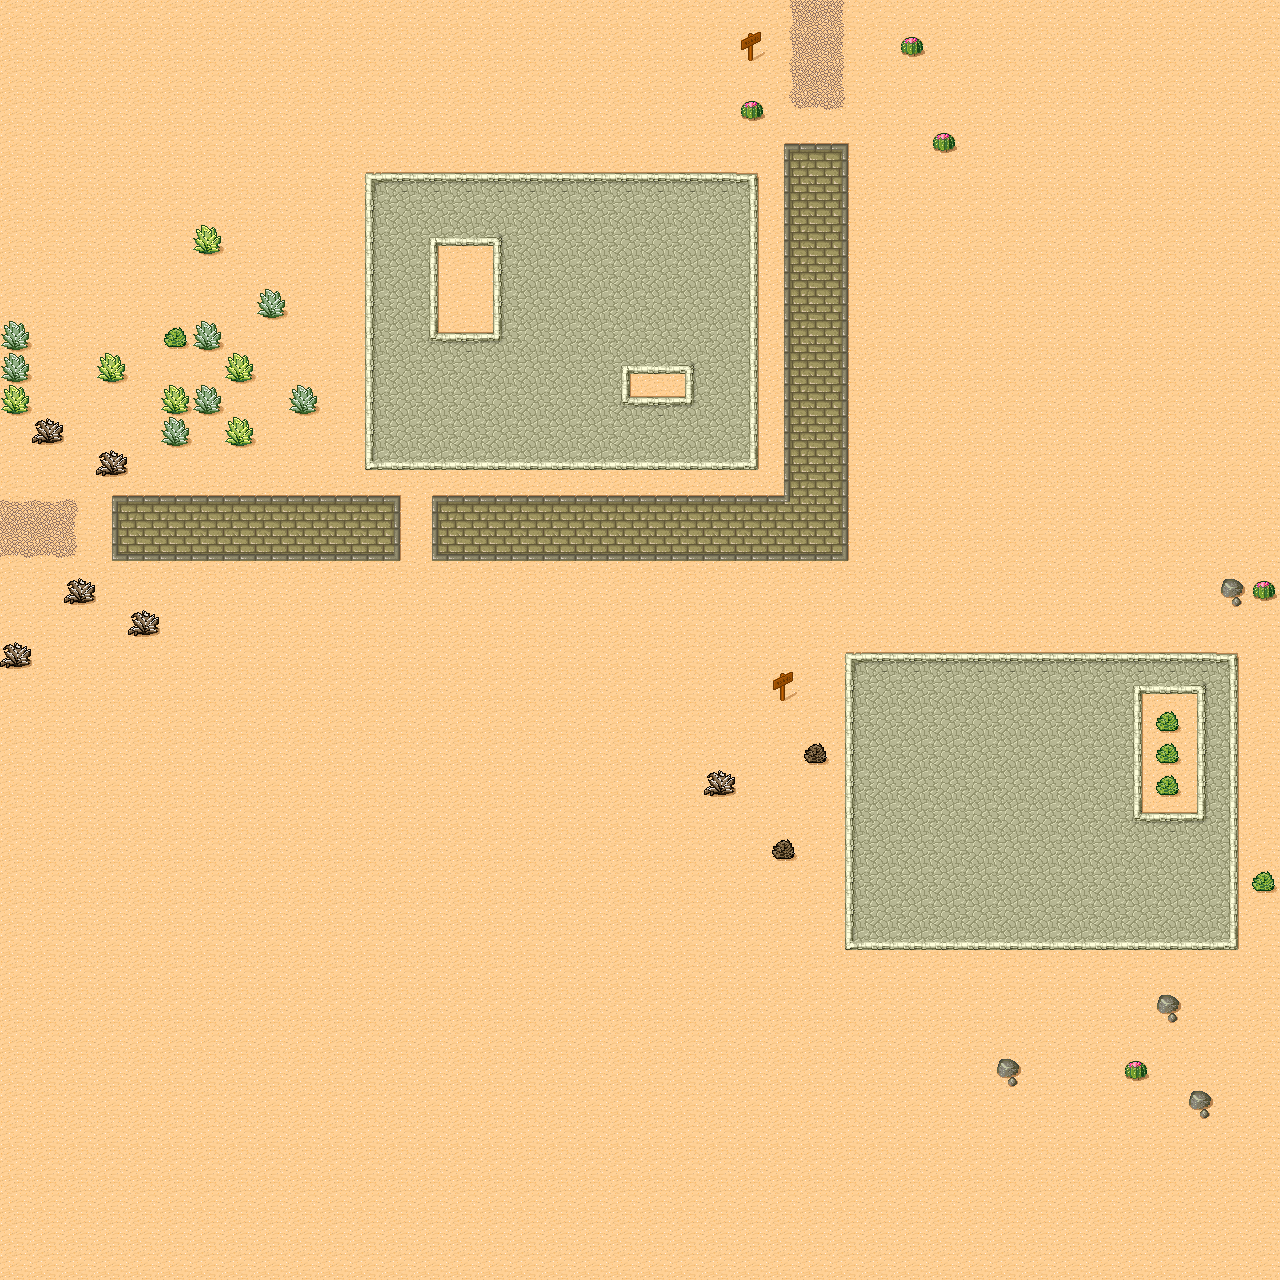

Tiled map render using the project's own tile images. Description and the map definition, with tile-layer contents summarised, below:
An orthogonal 40x40 tile map with 32x32 px tiles, 1 tile layer (Ground) and 5 objects (5x block).

<map version="1.0" orientation="orthogonal" width="40" height="40" tilewidth="32" tileheight="32">
 <tileset firstgid="1" name="Desert" tilewidth="32" tileheight="32" spacing="3" margin="2">
  <image source="gfx/desert_tiled.png" width="281" height="211" />
  <tile id="30">
   <properties>
    <property name="cactus" value="true" />
   </properties>
  </tile>
  <tile id="37">
   <properties>
    <property name="pass" value="false" />
   </properties>
  </tile>
 </tileset>
 <layer name="Ground" width="40" height="40">
  <data>[1600 cells, 1600 non-empty, 40 distinct tile ids]</data>
 </layer>
 <objectgroup name="object" width="40" height="40">
  <object name="block" x="192" y="224" width="28" height="28">
   <properties>
    <property name="pass" value="false" />
   </properties>
  </object>
  <object name="block" x="192" y="224" width="28" height="28">
   <properties>
    <property name="pass" value="false" />
   </properties>
  </object>
  <object name="block" x="192" y="224" width="28" height="28">
   <properties>
    <property name="pass" value="false" />
   </properties>
  </object>
  <object name="block" x="192" y="224" width="28" height="28">
   <properties>
    <property name="pass" value="false" />
   </properties>
  </object>
  <object name="block" x="1" y="259" width="28" height="28">
   <properties>
    <property name="pass" value="false" />
   </properties>
  </object>
 </objectgroup>
</map>
